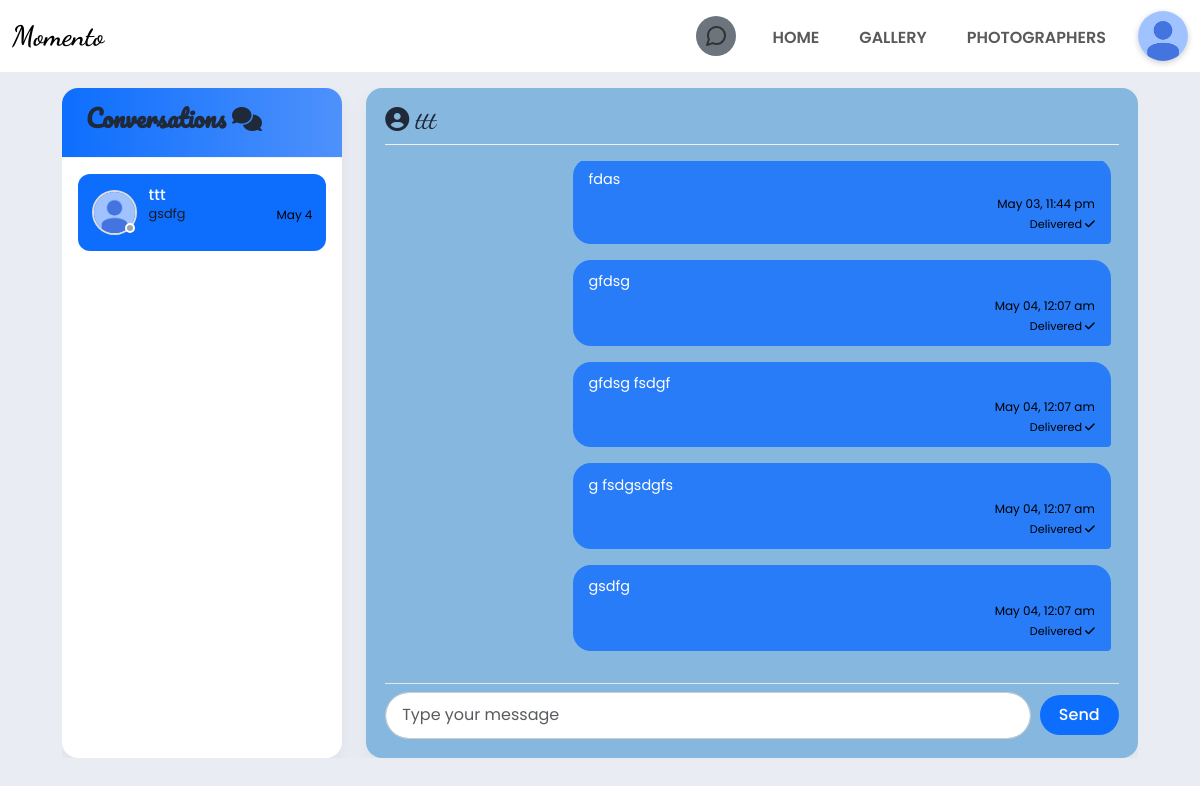
The page /chat/chat.php?id=72 (signed in) on the database its author committed.
### tables this page shows
CREATE TABLE `accounts` (
  `id` int(11) NOT NULL,
  `username` varchar(128) NOT NULL,
  `email` varchar(128) NOT NULL,
  `password` varchar(128) NOT NULL,
  `account_type` enum('user','business') NOT NULL,
  `picture` varchar(512) NOT NULL DEFAULT '/momento/Uploads/ProfilePicture/img_1.jpg',
  `location` varchar(128) NOT NULL,
  `lon` double(255,30) NOT NULL,
  `lat` double(255,30) NOT NULL,
  `provider` enum('local','google','facebook') NOT NULL,
  `provider_id` varchar(255) DEFAULT NULL,
  `created_at` timestamp NOT NULL DEFAULT current_timestamp(),
  `updated_at` timestamp NOT NULL DEFAULT current_timestamp() ON UPDATE current_timestamp()
);

CREATE TABLE `conversations` (
  `id` int(128) NOT NULL,
  `sender_Id` int(128) NOT NULL,
  `receiver_id` int(128) NOT NULL,
  `created_at` timestamp NOT NULL DEFAULT current_timestamp()
);

CREATE TABLE `messages` (
  `id` int(128) NOT NULL,
  `conversation_id` int(128) NOT NULL,
  `sender_id` int(128) NOT NULL,
  `message` text NOT NULL,
  `sent_at` timestamp NOT NULL DEFAULT current_timestamp(),
  `seen` tinyint(1) NOT NULL DEFAULT 0,
  `seen_at` date DEFAULT NULL
);

### chat/chat.php (the view, shortened to what this page needs)
<?php
require_once '../pdo.php';
$sender_id = $_SESSION['data']['id'];
$receiver_id = isset($_GET['id']) ? intval($_GET['id']) : 0;
function getConversationId($pdo, $user_id_1, $user_id_2) {
    $stmt = $pdo->prepare("
        SELECT id FROM conversations
        WHERE
            (sender_id = :user1 AND receiver_id = :user2) OR
            (sender_id = :user2 AND receiver_id = :user1)
        LIMIT 1
    ");
    $stmt->execute([
        ':user1' => $user_id_1,
        ':user2' => $user_id_2
    ]);
    $conversation = $stmt->fetch(PDO::FETCH_ASSOC);
    return $conversation ? $conversation['id'] : null;
}
function formatMessageTime($timestamp) {
    $today = strtotime('today');
    $yesterday = strtotime('yesterday');
    if ($timestamp >= $today) {
        return date('g:i A', $timestamp);
    } else if ($timestamp >= $yesterday) {
        return 'Yesterday';
    } else if ($timestamp >= strtotime('-6 days')) {
        return date('D', $timestamp);
    } else {
        return date('M j', $timestamp);
    }
}
?>
<!DOCTYPE html>
<html lang="en">
<head>
    <link rel="stylesheet" href="https://cdnjs.cloudflare.com/ajax/libs/font-awesome/6.4.0/css/all.min.css">
    <link href="https://cdn.jsdelivr.net/npm/bootstrap@5.3.0/dist/css/bootstrap.min.css" rel="stylesheet">
    <link rel="stylesheet" href="../css/header.css">
    <link rel="stylesheet" href="chat.css">
</head>
<body>
    <?php require('../header.php')?>
    <div class="container">
        <div class="main-container">
            <div class="user-sidebar">
                <div class="sidebar-header">
                    <h4 style="font-family:Pacifico">Conversations  <i class="fas fa-comments"></i></h4>
                </div>
                <div class="user-list">
                    <?php
                    $conversationsQuery = $pdo->prepare("
                        SELECT
                            c.id AS conversation_id,
                            c.sender_id,
                            c.receiver_id,
                            CASE
                                WHEN c.sender_id = :current_user THEN c.receiver_id
                                ELSE c.sender_id
                            END AS other_user_id,
                            a.username AS other_username,
                            a.picture AS other_user_picture,
                            (
                                SELECT m.message
                                FROM messages m
                                WHERE m.conversation_id = c.id
                                ORDER BY m.sent_at DESC
                                LIMIT 1
                            ) AS last_message,
                            (
                                SELECT m.sent_at
                                FROM messages m
                                WHERE m.conversation_id = c.id
                                ORDER BY m.sent_at DESC
                                LIMIT 1
                            ) AS last_message_time,
                            (
                                SELECT COUNT(*)
                                FROM messages m
                                WHERE m.conversation_id = c.id
                                AND m.sender_id != :current_user
                                AND m.seen = 0
                            ) AS unread_count
                        FROM
                            conversations c
                        JOIN
                            accounts a ON (
                                CASE
                                    WHEN c.sender_id = :current_user THEN c.receiver_id
                                    ELSE c.sender_id
                                END = a.id
                            )
                        WHERE
                            c.sender_id = :current_user OR c.receiver_id = :current_user
                        ORDER BY
                            last_message_time DESC
                    ");
                    $conversationsQuery->execute([':current_user' => $sender_id]);
                    $conversations = $conversationsQuery->fetchAll();
                    foreach($conversations as $convo):
                        $isActive = ($convo['other_user_id'] == $receiver_id);
                        $timeFormatted = formatMessageTime(strtotime($convo['last_message_time']));
                        $isOnline = false;
                    ?>
                        <div class="user-item <?php echo $isActive ? 'active' : ''; ?>" data-user-id="<?php echo $convo['other_user_id']; ?>">
                            <div class="user-avatar">
                                <img src="<?php echo htmlspecialchars($convo['other_user_picture']);?>">
                                <span class="status-indicator <?php echo $isOnline ? 'online' : 'offline'; ?>"></span>
                            </div>
                            <div class="user-info">
                                <h5>
                                    <?php echo htmlspecialchars($convo['other_username']); ?>
                                </h5>
                                <p class="last-message"><?php echo htmlspecialchars(substr($convo['last_message'], 0, 30)) . (strlen($convo['last_message']) > 30 ? '...' : ''); ?></p>
                            </div>
                            <div class="message-time"><?php echo $timeFormatted; ?></div>
                        </div>
                    <?php endforeach; ?>
                </div>
            </div>
            <div class="chat-container">
                <?php if($receiver_id > 0): ?>
                    <h4 class="text-start mb-3" style="font-family:Dancing Script; font-size: 1.5rem;">
                        <i class="fas fa-user-circle"></i>
                        <?php
                            $userQuery = $pdo->prepare("SELECT username FROM accounts WHERE id = :user_id");
                            $userQuery->execute([':user_id' => $receiver_id]);
                            $user = $userQuery->fetch();
                            echo htmlspecialchars($user['username'] ?? 'Conversation');
                        ?>
                    </h4>
                    <div class="message-container" id="messageContainer">
                        <?php
                            $conversation_id = getConversationId($pdo, $sender_id, $receiver_id);
                            if ($conversation_id) {
                                $sql = $pdo->prepare("
                                SELECT
                                    m.id AS message_id,
                                    m.message,
                                    m.sender_id,
                                    a.username AS sender_name,
                                    m.sent_at,
                                    m.seen,
                                    m.seen
                                FROM
                                    messages m
                                JOIN
                                    accounts a ON m.sender_id = a.id
                                WHERE
                                    m.conversation_id = :conversation_id
                                ORDER BY
                                    m.sent_at ASC
                                ");
                                $sql->execute([':conversation_id' => $conversation_id]);
                                $result = $sql->fetchAll();
                                foreach($result as $msg):
                                    $isSent = $msg['sender_id'] == $sender_id;
                            ?>
                                <div class="message <?php echo $isSent ? 'sent' : 'received'; ?>">
                                    <div class="message-content">
                                        <?php echo htmlspecialchars($msg['message']); ?>
                                    </div>
                                    <div class="message-time">
                                        <?php echo date('M d, g:i a', strtotime($msg['sent_at'])); ?>
                                    </div>
                                    <?php if($isSent): ?>
                                        <div class="message-status">
                                            <?php if($msg['seen']): ?>
                                                Seen <?php echo date('g:i a', strtotime($msg['seen'])); ?>
                                                <i class="fas fa-check-double"></i>
                                            <?php else: ?>
                                                Delivered <i class="fas fa-check"></i>
                                            <?php endif; ?>
                                        </div>
                                    <?php endif; ?>
                                </div>
                            <?php endforeach;
                            }
                            ?>
                    </div>
                    <div class="input-group">
                        <input type="text" id="messageInput" class="form-control" placeholder="Type your message">
                        <button id="sendButton" class="btn btn-primary">Send</button>
                    </div>
                <?php endif; ?>
            </div>
        </div>
    </div>
</body>
</html>

### header.php (shortened to what this page needs)
<?php
    require_once('pdo.php');
?>
<link rel="stylesheet" href="https://cdnjs.cloudflare.com/ajax/libs/font-awesome/6.5.0/css/all.min.css">
<nav class="navbar navbar-expand-lg nav-sticky" id = "navbar">
    <div class="container-fluid">
        <a class="navbar-brand fs-3 momento-logo" href="/momento/index.php">Momento</a>
        <div class="collapse navbar-collapse" id="navbarNav">
            <ul class="navbar-nav ms-auto gap-4 align-items-center">
				<?php if(isset($_SESSION['data'])){?>
				<div class="message-icon-container p-1">
					<div class="bg-secondary rounded-circle message-icon" style=" padding:3px " id="messageIcon" onclick="window.location.href='/momento/chat/chat.php'">
					</div>
				</div>
				<?php }?>
                <li class="nav-item"><a class="nav-link" href="/momento/index.php">HOME</a></li>
                <li class="nav-item dropdown dropdown-hover">
                    <a class="nav-link d-flex align-items-center" href="#" id="galleryDropdown" role="button" data-bs-toggle="dropdown" aria-expanded="false">
                </i> GALLERY
                    </a>
                </li>
                <li class="nav-item"><a class="nav-link" href="/momento/photographers.php">PHOTOGRAPHERS</a></li>
                <?php if (!isset($_SESSION['data'])): ?>
                    <li class="nav-item"><a class="nav-link" href="account/register.php">Sign up</a></li>
                    <li class="login btn"><a class="text-white text-center text-decoration-none" href="account/login.php">Login</a></li>                <?php else: ?>
                    <ul class="list-unstyled m-0 p-0">
                        <div class="dropdown-button">
							<?php
								$sql = $pdo->prepare('select picture from accounts where id = ?');
								$sql->execute([$_SESSION['data']['id']]);
								$result = $sql->fetch();
							?>
                            <img src="<?= $result['picture'] ?>" class="dropdown-img">
                        </div>
                    </ul>
                <?php endif; ?>
            </ul>
        </div>
    </div>
</nav>

### rows shown on the page
accounts: picture (picture)
conversations: other_username "ttt", last_message "gsdfg", timeFormatted "May 4"
accounts: username "ttt"
messages: message "fdas", sent_at "May 03, 11:44 pm", seen "Delivered"
messages: message "gfdsg", sent_at "May 04, 12:07 am", seen "Delivered"
messages: message "gfdsg fsdgf", sent_at "May 04, 12:07 am", seen "Delivered"
messages: message "g fsdgsdgfs", sent_at "May 04, 12:07 am", seen "Delivered"
messages: message "gsdfg", sent_at "May 04, 12:07 am", seen "Delivered"
